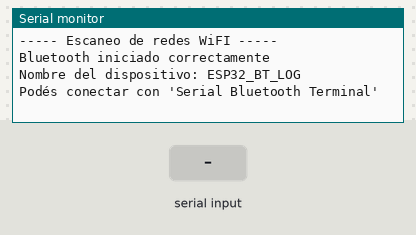
This sketch was run on a simulated ESP32. Shown: the last lines printed to the serial monitor. Inputs (shaded band) come from the test bench. A WiFi scan finds three made-up networks; nothing arrives over Bluetooth unless stated.

Above: at 2.3 s.
2.4 s: "hola\n" received over the second serial link
At 3.4 s:
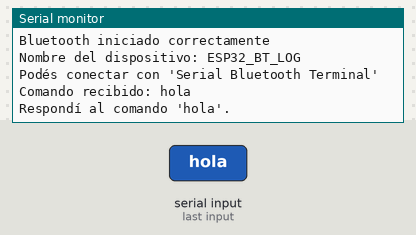
3.9 s: "scan\n" received over the second serial link
At 4.3 s:
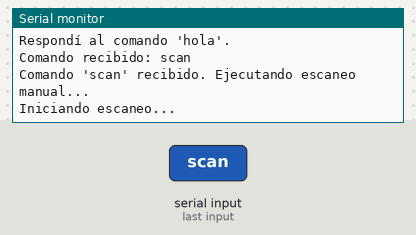
5.4 s: "1\n" received over the second serial link
At 7.4 s:
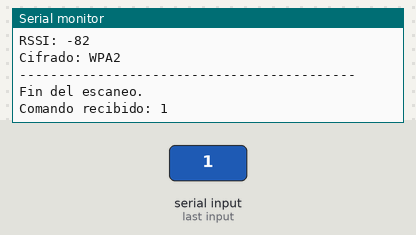

Measured:
- after the input at 2.4 s, the serial monitor: prints a new line at once (image 1)
- after the input at 3.9 s, the serial monitor: prints a new line at once (image 2)
- after the input at 5.4 s, the serial monitor: prints a new line after 0.54 s (image 3)

The sketch:

Redes_Inalambricas.ino
```cpp
#include <WiFi.h> //Permite usar funciones de la red.
#include "BluetoothSerial.h" //Activa el Bluetooth

BluetoothSerial BT; //BT es el objeto que maneja la comunicacion Bluethooth
unsigned long ultimoScan = 0;  // para controlar el intervalo del escaneo
const unsigned long intervaloScan = 40000; // cada 40 segundos

// ---------------------------------------------------------------------------
// FUNCION: escanearWiFi()
// Realiza un escaneo de redes Wi-Fi y muestra los resultados por Serial y Bluetooth
// ---------------------------------------------------------------------------
void escanearWiFi() {
  Serial.println("\nIniciando escaneo...");
  BT.println("\nIniciando escaneo...");

  int n = WiFi.scanNetworks(); //Devuelve cuantas encontró (n)
  Serial.println("-------------------------------------------");
  BT.println("-------------------------------------------");

  //Si no hay redes, muestra un comentario, si hay, muestra cuantas y recorre todas con un for
  if (n == 0) {
    Serial.println("No se encontraron redes.");
    BT.println("No se encontraron redes.");
  } else {
    Serial.printf("Se encontraron %d redes:\n\n", n);
    BT.printf("Se encontraron %d redes:\n\n", n);

    for (int i = 0; i < n; ++i) {
      String ssid = WiFi.SSID(i); //Nombre de la red
      int32_t rssi = WiFi.RSSI(i); //Potencia de señal (en dBm)
      int32_t channel = WiFi.channel(i); //Canal WiFi
      String bssid = WiFi.BSSIDstr(i); //Direccion MAC del router
      wifi_auth_mode_t authmode = WiFi.encryptionType(i); //Tipo de seguridad

      //Luego imprime todo eso tanto por Serial como por Bluetooth, linea por linea
      Serial.printf("Red #%d\n", i + 1);
      BT.printf("Red #%d\n", i + 1);

      Serial.printf("SSID: %s\n", ssid.c_str());
      BT.printf("SSID: %s\n", ssid.c_str());

      Serial.printf("BSSID: %s\n", bssid.c_str());
      BT.printf("BSSID: %s\n", bssid.c_str());

      Serial.printf("Canal: %d\n", channel);
      BT.printf("Canal: %d\n", channel);

      Serial.printf("RSSI: %d\n", rssi);
      BT.printf("RSSI: %d\n", rssi);

      Serial.print("Cifrado: ");
      BT.print("Cifrado: ");
      switch (authmode) {
        case WIFI_AUTH_OPEN: Serial.println("Abierta"); BT.println("Abierta"); break;
        case WIFI_AUTH_WEP: Serial.println("WEP"); BT.println("WEP"); break;
        case WIFI_AUTH_WPA_PSK: Serial.println("WPA"); BT.println("WPA"); break;
        case WIFI_AUTH_WPA2_PSK: Serial.println("WPA2"); BT.println("WPA2"); break;
        case WIFI_AUTH_WPA_WPA2_PSK: Serial.println("WPA+WPA2"); BT.println("WPA+WPA2"); break;
        case WIFI_AUTH_WPA2_ENTERPRISE: Serial.println("WPA2-Enterprise"); BT.println("WPA2-Enterprise"); break;
        default: Serial.println("Desconocido"); BT.println("Desconocido");
      }
      Serial.println();
      BT.println();
    }
  }

  Serial.println("-------------------------------------------");
  BT.println("-------------------------------------------");
  Serial.println("Fin del escaneo.\n");
  BT.println("Fin del escaneo.\n");
}

// ---------------------------------------------------------------------------
// SETUP: Se ejecuta una vez al iniciar el ESP32
// ---------------------------------------------------------------------------
void setup() {
  //Inicializa el puerto serial por USB para ver los mensajes en el monitor serie
  Serial.begin(115200);
  delay(1000);
  Serial.println("----- Escaneo de redes WiFI -----");

  if (!BT.begin("ESP32_BT_LOG")) { //Inicia el Bluetooth con ese nombre visible.
    Serial.println("Error iniciando Bluetooth SPP"); //Si falla muestra error
  } else {
    //Sino falla, muestra estos mensajes y en el celu muestra "ESP32_BT_LOG" en la lista de Bluethooth
    Serial.println("Bluetooth iniciado correctamente");
    Serial.println("Nombre del dispositivo: ESP32_BT_LOG");
    Serial.println("Podés conectar con 'Serial Bluetooth Terminal'");
  }

  WiFi.mode(WIFI_STA); //El ESP32 actua como cliente
  WiFi.disconnect(); //asegura que no este conectado a ninguna red antes de escanear
  delay(100);
}

// ---------------------------------------------------------------------------
// LOOP: Se ejecuta en bucle mientras el ESP32 está encendido
// ---------------------------------------------------------------------------
void loop() {
  // Leer comandos por Bluetooth
  if (BT.available()) {
    String comando = BT.readStringUntil('\n'); //Lee hasta que encunetra un salto de linea, lo que envia la app cuando se aprieta enter
    comando.trim(); //Quita espacios o saltos

    Serial.print("Comando recibido: ");
    Serial.println(comando);

    if (comando.equalsIgnoreCase("hola")) { //Si el mensaje es "hola" (sin importar minusculas o mayusculas)
      BT.println("¡Hola desde el ESP32!"); //Muestra por consola ¡Hola desde el ESP32!
      Serial.println("Respondí al comando 'hola'.");
    }
    else if (comando.equalsIgnoreCase("scan")) { //Nuevo comando para escaneo manual
      BT.println("Ejecutando escaneo manual...");
      Serial.println("Comando 'scan' recibido. Ejecutando escaneo manual...");
      escanearWiFi(); //Llama a la función que realiza el escaneo
    }
    else {
      BT.println("Comando no reconocido. (Usa: hola o scan)"); //Si se envia otra cosa que no sea hola o scan
    }
  }

  //Escanear WiFi cada cierto tiempo
  if (millis() - ultimoScan >= intervaloScan) { //Comprueba si ya pasaron 20 segundos desde el ultimo escaneo
    ultimoScan = millis(); //Si es si, actualiza ultimoScan con el tiempo actual
    escanearWiFi(); //Llama a la función para hacer el escaneo automático
  }

  delay(10);  //Evita que el micro use el 100% de CPU si no tiene nada que hacer
}
```
